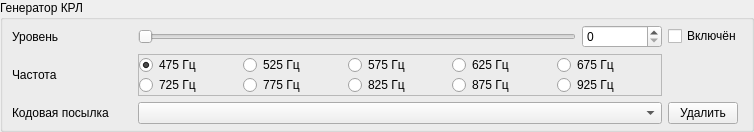
<?xml version="1.0" encoding="UTF-8"?>
<ui version="4.0">
 <class>KrlGenerator</class>
 <widget class="QWidget" name="KrlGenerator">
  <property name="geometry">
   <rect>
    <x>0</x>
    <y>0</y>
    <width>754</width>
    <height>118</height>
   </rect>
  </property>
  <property name="minimumSize">
   <size>
    <width>0</width>
    <height>0</height>
   </size>
  </property>
  <property name="maximumSize">
   <size>
    <width>16777215</width>
    <height>1000</height>
   </size>
  </property>
  <property name="windowTitle">
   <string>Form</string>
  </property>
  <layout class="QVBoxLayout" name="verticalLayout">
   <property name="spacing">
    <number>0</number>
   </property>
   <property name="leftMargin">
    <number>0</number>
   </property>
   <property name="topMargin">
    <number>0</number>
   </property>
   <property name="rightMargin">
    <number>0</number>
   </property>
   <property name="bottomMargin">
    <number>0</number>
   </property>
   <item alignment="Qt::AlignTop">
    <widget class="QGroupBox" name="root">
     <property name="maximumSize">
      <size>
       <width>16777215</width>
       <height>16777215</height>
      </size>
     </property>
     <property name="title">
      <string>Генератор КРЛ</string>
     </property>
     <layout class="QGridLayout" name="gridLayout">
      <property name="topMargin">
       <number>5</number>
      </property>
      <property name="bottomMargin">
       <number>5</number>
      </property>
      <item row="2" column="1">
       <widget class="QLabel" name="freqLabel">
        <property name="text">
         <string>Частота</string>
        </property>
       </widget>
      </item>
      <item row="0" column="4">
       <widget class="QCheckBox" name="enable">
        <property name="minimumSize">
         <size>
          <width>70</width>
          <height>0</height>
         </size>
        </property>
        <property name="maximumSize">
         <size>
          <width>80</width>
          <height>16777215</height>
         </size>
        </property>
        <property name="text">
         <string>Включён</string>
        </property>
       </widget>
      </item>
      <item row="4" column="4">
       <widget class="QPushButton" name="remove">
        <property name="minimumSize">
         <size>
          <width>70</width>
          <height>0</height>
         </size>
        </property>
        <property name="maximumSize">
         <size>
          <width>70</width>
          <height>16777215</height>
         </size>
        </property>
        <property name="text">
         <string>Удалить</string>
        </property>
       </widget>
      </item>
      <item row="0" column="1">
       <widget class="QLabel" name="levelLabel">
        <property name="minimumSize">
         <size>
          <width>120</width>
          <height>0</height>
         </size>
        </property>
        <property name="text">
         <string>Уровень</string>
        </property>
       </widget>
      </item>
      <item row="4" column="1">
       <widget class="QLabel" name="codeLabel">
        <property name="text">
         <string>Кодовая посылка</string>
        </property>
       </widget>
      </item>
      <item row="0" column="2">
       <widget class="QSlider" name="levelSlider">
        <property name="minimumSize">
         <size>
          <width>100</width>
          <height>0</height>
         </size>
        </property>
        <property name="maximum">
         <number>100</number>
        </property>
        <property name="pageStep">
         <number>1</number>
        </property>
        <property name="orientation">
         <enum>Qt::Horizontal</enum>
        </property>
       </widget>
      </item>
      <item row="0" column="3">
       <widget class="QSpinBox" name="levelSpin">
        <property name="minimumSize">
         <size>
          <width>80</width>
          <height>0</height>
         </size>
        </property>
        <property name="maximumSize">
         <size>
          <width>16777215</width>
          <height>16777215</height>
         </size>
        </property>
        <property name="maximum">
         <number>100</number>
        </property>
        <property name="singleStep">
         <number>1</number>
        </property>
       </widget>
      </item>
      <item row="2" column="2" colspan="2">
       <widget class="QFrame" name="freqFrame">
        <property name="frameShape">
         <enum>QFrame::StyledPanel</enum>
        </property>
        <property name="frameShadow">
         <enum>QFrame::Raised</enum>
        </property>
        <layout class="QGridLayout" name="gridLayout_4">
         <property name="leftMargin">
          <number>0</number>
         </property>
         <property name="topMargin">
          <number>0</number>
         </property>
         <property name="rightMargin">
          <number>0</number>
         </property>
         <property name="bottomMargin">
          <number>0</number>
         </property>
         <property name="spacing">
          <number>0</number>
         </property>
         <item row="0" column="0">
          <widget class="QRadioButton" name="f475">
           <property name="text">
            <string>475 Гц</string>
           </property>
           <property name="checked">
            <bool>true</bool>
           </property>
          </widget>
         </item>
         <item row="0" column="1">
          <widget class="QRadioButton" name="f525">
           <property name="text">
            <string>525 Гц</string>
           </property>
          </widget>
         </item>
         <item row="0" column="2">
          <widget class="QRadioButton" name="f575">
           <property name="text">
            <string>575 Гц</string>
           </property>
          </widget>
         </item>
         <item row="0" column="3">
          <widget class="QRadioButton" name="f625">
           <property name="text">
            <string>625 Гц</string>
           </property>
          </widget>
         </item>
         <item row="0" column="4">
          <widget class="QRadioButton" name="f675">
           <property name="text">
            <string>675 Гц</string>
           </property>
          </widget>
         </item>
         <item row="1" column="0">
          <widget class="QRadioButton" name="f725">
           <property name="text">
            <string>725 Гц</string>
           </property>
          </widget>
         </item>
         <item row="1" column="1">
          <widget class="QRadioButton" name="f775">
           <property name="text">
            <string>775 Гц</string>
           </property>
          </widget>
         </item>
         <item row="1" column="2">
          <widget class="QRadioButton" name="f825">
           <property name="text">
            <string>825 Гц</string>
           </property>
          </widget>
         </item>
         <item row="1" column="3">
          <widget class="QRadioButton" name="f875">
           <property name="text">
            <string>875 Гц</string>
           </property>
          </widget>
         </item>
         <item row="1" column="4">
          <widget class="QRadioButton" name="f925">
           <property name="text">
            <string>925 Гц</string>
           </property>
          </widget>
         </item>
        </layout>
       </widget>
      </item>
      <item row="4" column="2" colspan="2">
       <widget class="QComboBox" name="codeList"/>
      </item>
     </layout>
    </widget>
   </item>
  </layout>
 </widget>
 <resources/>
 <connections/>
</ui>
